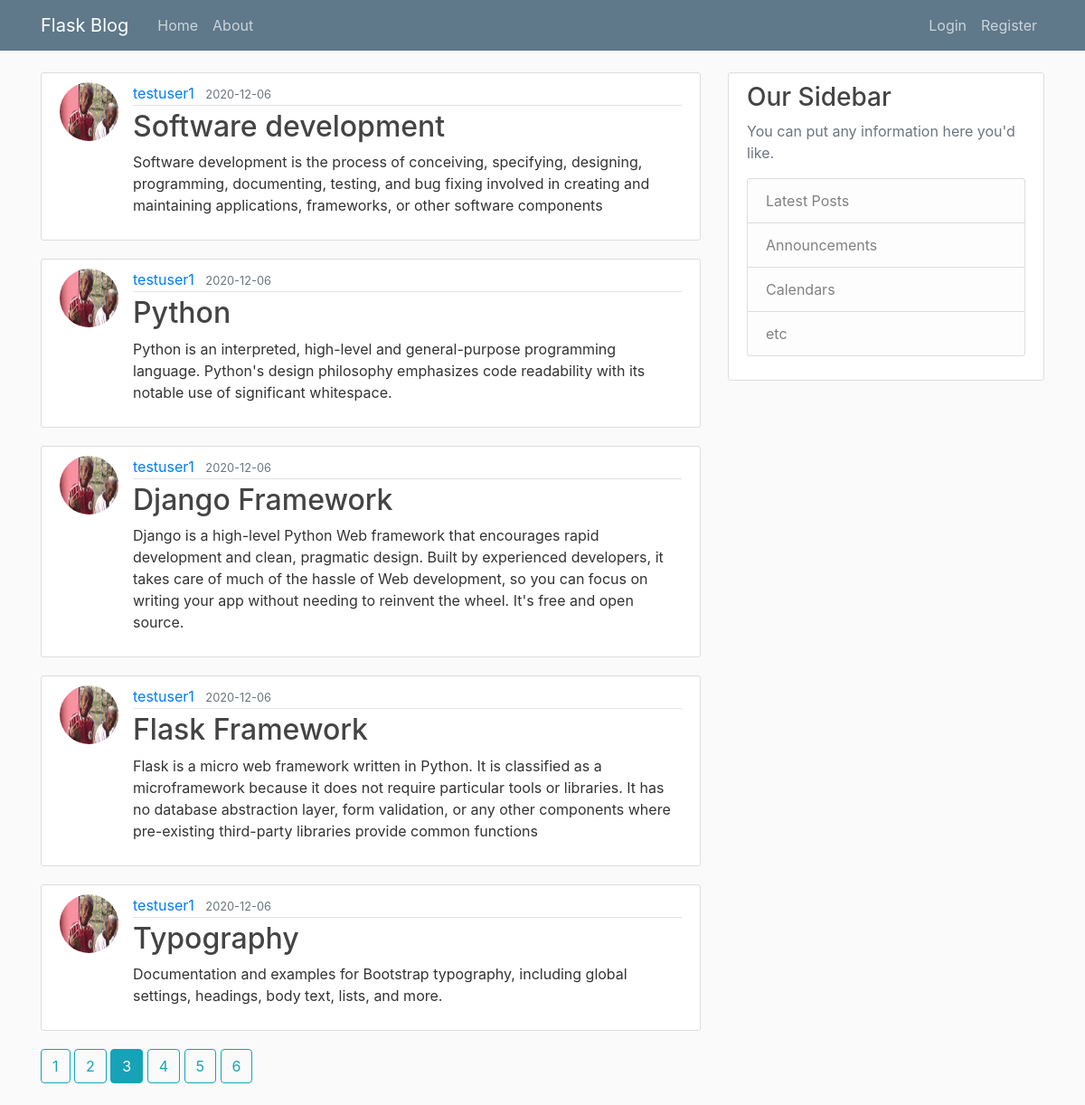
Screenshot of /home?page=3 with the database file from the repository.
### flaskblog/models.py (models this page shows, shortened)
class Post(db.Model):
    id = db.Column(db.Integer, primary_key=True)
    title = db.Column(db.String(100), nullable=False)
    date_posted = db.Column(db.DateTime, nullable=False, default=datetime.utcnow)
    content = db.Column(db.Text, nullable=False)
    user_id = db.Column(db.Integer, db.ForeignKey('user.id'), nullable=False)

class User(db.Model, UserMixin):
    id = db.Column(db.Integer, primary_key=True)
    username = db.Column(db.String(20), unique=True, nullable=False)
    email = db.Column(db.String(120), unique=True, nullable=False)
    image_file = db.Column(db.String(20), nullable=False, default='default.jpg')
    password = db.Column(db.String(60), nullable=False)
    posts = db.relationship('Post', backref='author', lazy=True)

### flaskblog/routes.py (the view)
@app.route("/")
@app.route("/home")
def home():
    page = request.args.get('page', 1, type=int)
    posts = Post.query.order_by(Post.date_posted.desc()).paginate(page=page, per_page=5)
    return render_template('home.html', posts=posts)

### flaskblog/templates/home.html
{% extends 'layout.html' %}
{% block content %}
  {% for post in posts.items %}
    <article class="media content-section">
      <img class ='rounded-circle article-img' src = "{{ url_for('static', filename= 'profile_pics/' +
      post.author.image_file) }}">
	  <div class="media-body">
	    <div class="article-metadata">
	      <a class="mr-2" href=" {{ url_for('user_posts', username=post.author.username) }} ">{{ post.author.username }}</a>
	      <small class="text-muted">{{ post.date_posted.strftime('%Y-%m-%d') }}</small>
	    </div>
	    <h2><a class="article-title" href="{{ url_for('post',  post_id = post.id) }}">{{ post.title }}</a></h2>
	    <p class="article-content">{{ post.content }}</p>
	  </div>
	</article>
  {% endfor %}
  {% for page_num in posts.iter_pages( left_edge =3, right_edge=3, right_current=4, left_current=3) %}
	  {% if page_num %}
		 {% if posts.page == page_num %}
		     <a class="btn btn-info mb-4" href="{{ url_for('home', page=page_num) }}">{{ page_num }}</a>
		 {% else %}
		     <a class="btn btn-outline-info mb-4" href="{{ url_for('home', page=page_num) }}">{{ page_num }}</a>
		 {% endif %}
	  {% else %}
	      ...
	  {% endif %}
  {% endfor %}
{% endblock content%}

### flaskblog/static/main.css (style rules this page uses)
body { background: #fafafa; color: #333333; margin-top: 5rem; }
h1, h2, h3, h4, h5, h6 { color: #444444; }
.content-section { background: #ffffff; padding: 10px 20px; border: 1px solid #dddddd; border-radius: 3px; margin-bottom: 20px; }
.article-title { color: #444444; }
.article-content { white-space: pre-line; }
.article-img { height: 65px; width: 65px; margin-right: 16px; }
.article-metadata { padding-bottom: 1px; margin-bottom: 4px; border-bottom: 1px solid #e3e3e3 }

### rows the page displays
Post: image_file (picture), author.username "testuser1", date_posted "2020-12-06", title "Software development", content "Software development is the process of conceiving, specifying, designing, programming, documenting, testing, and bug fixing involved in creating and maintaining applications, frameworks, or other software components"
Post: image_file (picture), author.username "testuser1", date_posted "2020-12-06", title "Python", content "Python is an interpreted, high-level and general-purpose programming language. Python's design philosophy emphasizes code readability with its notable use of significant whitespace."
Post: image_file (picture), author.username "testuser1", date_posted "2020-12-06", title "Django Framework", content "Django is a high-level Python Web framework that encourages rapid development and clean, pragmatic design. Built by experienced developers, it takes care of much of the hassle of Web development, so you can focus on writing your app without needing to reinvent the wheel. It's free and open source."
Post: image_file (picture), author.username "testuser1", date_posted "2020-12-06", title "Flask Framework", content "Flask is a micro web framework written in Python. It is classified as a microframework because it does not require particular tools or libraries. It has no database abstraction layer, form validation, or any other components where pre-existing third-party libraries provide common functions"
Post: image_file (picture), author.username "testuser1", date_posted "2020-12-06", title "Typography", content "Documentation and examples for Bootstrap typography, including global settings, headings, body text, lists, and more."

### other values shown
{{ page_num }} "1" "2" "4" "5" "6"
{{ page_num }} "3"
